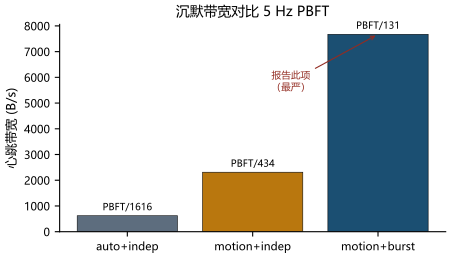

Generate this figure with Python:
# -*- coding: utf-8 -*-
"""Silence bandwidth vs 5 Hz PBFT (paper03 fig:budget-bw)."""
from __future__ import annotations

import os
import sys

import matplotlib.pyplot as plt

HERE = os.path.dirname(os.path.abspath(__file__))
sys.path.insert(0, HERE)

from _style import (  # noqa: E402
    C_ACCENT, C_BASE, C_OURS, C_WARN, apply_style_cn, load, save,
)


def main():
    apply_style_cn()
    d = load()
    h = d["heartbeat"]
    pbft = d["budget_pbft_5hz_bps"]
    bps = h["silence_bps"]
    labels = h["regime_labels"]
    ratios = [pbft / b for b in bps]
    fig, ax = plt.subplots(figsize=(5.0, 2.7))
    bars = ax.bar(labels, bps, color=[C_BASE, C_ACCENT, C_OURS],
                  edgecolor="black", lw=0.4)
    ax.set_ylabel("心跳带宽 (B/s)")
    ax.set_title("沉默带宽对比 5 Hz PBFT")
    ax.spines["top"].set_visible(False)
    ax.spines["right"].set_visible(False)
    for bar, r, b in zip(bars, ratios, bps):
        ax.text(bar.get_x() + bar.get_width() / 2, b + 120,
                f"PBFT/{r:.0f}", ha="center", va="bottom", fontsize=7)
    ax.annotate("报告此项\n（最严）",
                xy=(2, bps[2]), xytext=(1.15, 5500),
                fontsize=7, color=C_WARN,
                arrowprops=dict(arrowstyle="->", color=C_WARN, lw=0.8))
    save(fig, "fig_budget_bw_CN.pdf")


if __name__ == "__main__":
    main()
